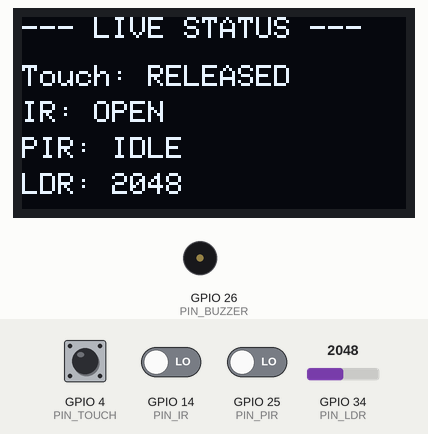
The sketch below on a simulated ESP32. Shown: 128×64 one-colour display, buzzer (waves = sounding). The inputs (shaded band) are chosen by the test bench; at power-on: GPIO 4 (PIN_TOUCH) LOW, GPIO 14 (PIN_IR) LOW, GPIO 25 (PIN_PIR) LOW, GPIO 34 (PIN_LDR) = 2048. What the sketch prints to the serial monitor is not drawn.

Above: at 2.7 s.
2.8 s: GPIO 4 (PIN_TOUCH) pulled HIGH for 0.25 s
At 3.07 s:
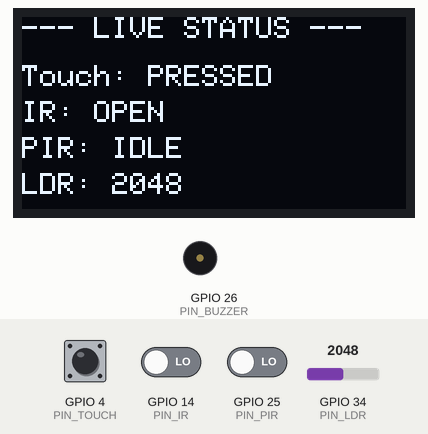
4.6 s: GPIO 14 (PIN_IR) driven HIGH
At 5.9 s:
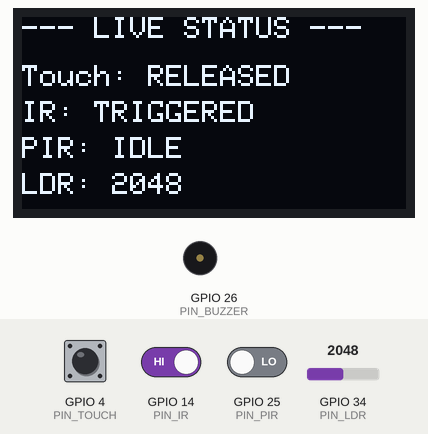
6.2 s: GPIO 25 (PIN_PIR) driven HIGH
At 6.9 s:
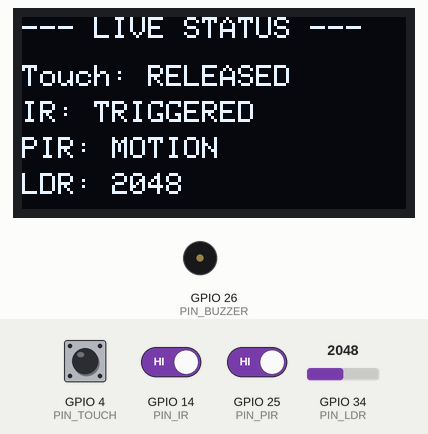
7.8 s: GPIO 4 (PIN_TOUCH) pulled HIGH for 1 s
At 8.06 s:
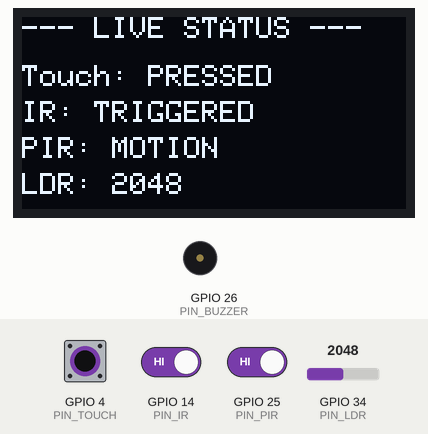
10.3 s: GPIO 14 (PIN_IR) driven LOW
At 10.8 s:
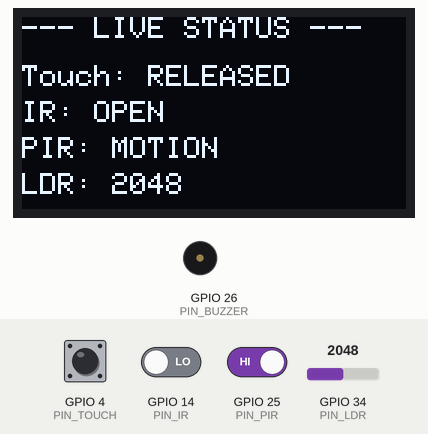
11.9 s: GPIO 4 (PIN_TOUCH) pulled HIGH for 0.25 s
At 12.14 s:
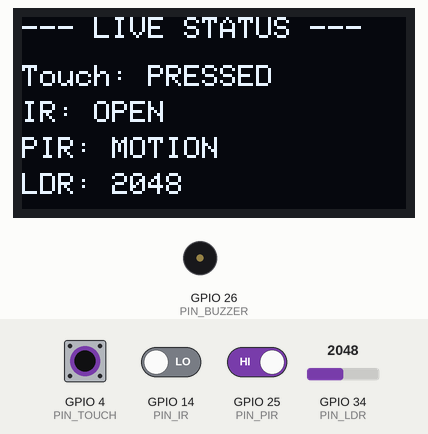
Timing chart, 0 to 14.7 s (numbered marks = the images above; inputs shaded):
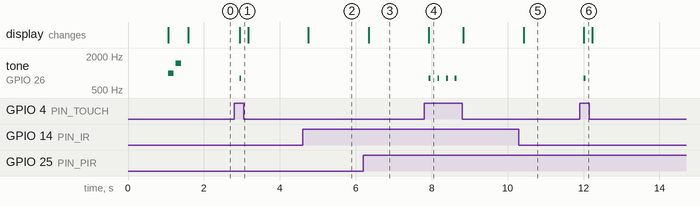

The sketch:

esp32_reflex_arcade.ino
```cpp
#include <Wire.h>
#include <Adafruit_GFX.h>
#include <Adafruit_SSD1306.h>

#define SCREEN_WIDTH 128
#define SCREEN_HEIGHT 64
#define OLED_RESET -1
#define SCREEN_ADDRESS 0x3C

Adafruit_SSD1306 display(SCREEN_WIDTH, SCREEN_HEIGHT, &Wire, OLED_RESET);

// Updated Pin Mapping
const int PIN_TOUCH  = 4;
const int PIN_IR     = 14;
const int PIN_PIR    = 25;
const int PIN_BUZZER = 26;
const int PIN_LDR    = 34;

void setup() {
  Serial.begin(115200);
  delay(1000);
  Serial.println("\n--- HARDWARE DIAGNOSTIC TEST STARTED ---");

  pinMode(PIN_TOUCH, INPUT);
  pinMode(PIN_IR, INPUT);
  pinMode(PIN_PIR, INPUT);
  pinMode(PIN_BUZZER, OUTPUT);
  pinMode(PIN_LDR, INPUT);

  // 1. OLED Check
  if (!display.begin(SSD1306_SWITCHCAPVCC, SCREEN_ADDRESS)) {
    Serial.println("❌ OLED: Initialization FAILED (check SDA=21, SCL=22 or address 0x3C/0x3D)");
  } else {
    Serial.println("✅ OLED: Detected & Initialized");
    display.clearDisplay();
    display.setTextColor(SSD1306_WHITE);
    display.setTextSize(1);
    display.setCursor(10, 25);
    display.println("TEST BENCH READY");
    display.display();
  }

  // 2. Initial Buzzer Test (Quick 2-beep chirp)
  Serial.println("🔊 Testing Buzzer on GPIO 26...");
  tone(PIN_BUZZER, 1000, 150);
  delay(200);
  tone(PIN_BUZZER, 1500, 150);
  delay(300);
}

void loop() {
  int touchVal = digitalRead(PIN_TOUCH);
  int irVal    = digitalRead(PIN_IR);
  int pirVal   = digitalRead(PIN_PIR);
  int ldrVal   = analogRead(PIN_LDR);

  // Print values to Serial Monitor
  Serial.print("Touch: ");
  Serial.print(touchVal ? "TOUCHED (1)" : "IDLE (0)");
  Serial.print(" | IR: ");
  Serial.print(irVal == HIGH ? "OBJECT DETECTED (0)" : "CLEAR (1)");
  Serial.print(" | PIR: ");
  Serial.print(pirVal ? "MOTION (1)" : "STILL (0)");
  Serial.print(" | LDR (Raw): ");
  Serial.println(ldrVal);

  // Real-time OLED Diagnostic Display
  display.clearDisplay();
  display.setCursor(0, 0);
  display.println("--- LIVE STATUS ---");

  display.setCursor(0, 16);
  display.print("Touch: ");
  display.println(touchVal ? "PRESSED" : "RELEASED");

  display.setCursor(0, 28);
  display.print("IR: ");
  display.println(irVal == HIGH ? "TRIGGERED" : "OPEN");

  display.setCursor(0, 40);
  display.print("PIR: ");
  display.println(pirVal ? "MOTION" : "IDLE");

  display.setCursor(0, 52);
  display.print("LDR: ");
  display.println(ldrVal);
  display.display();

  // Chirp buzzer whenever touch sensor is pressed
  if (touchVal == HIGH) {
    tone(PIN_BUZZER, 800, 50);
  }

  delay(200);
}
```

Measured:
- after the input at 2.8 s, tone on GPIO 26 (PIN_BUZZER): silent → 800 Hz after 0.14 s, → silent 0.05 s later; the display: changes after 0.14 s (image 1)
- after the input at 4.6 s, the display: changes after 0.15 s (image 2)
- after the input at 6.2 s, the display: changes after 0.14 s (image 3)
- after the input at 7.8 s, tone on GPIO 26 (PIN_BUZZER): alternates 800 Hz for 0.05 s and silent for 0.18 s, 8 changes in all, then stays silent, starting after 0.13 s; the display: changes after 0.13 s (image 4)
- after the input at 10.3 s, the display: changes after 0.13 s (image 5)
- after the input at 11.9 s, tone on GPIO 26 (PIN_BUZZER): silent → 800 Hz after 0.11 s, → silent 0.05 s later; the display: changes after 0.11 s (image 6)
